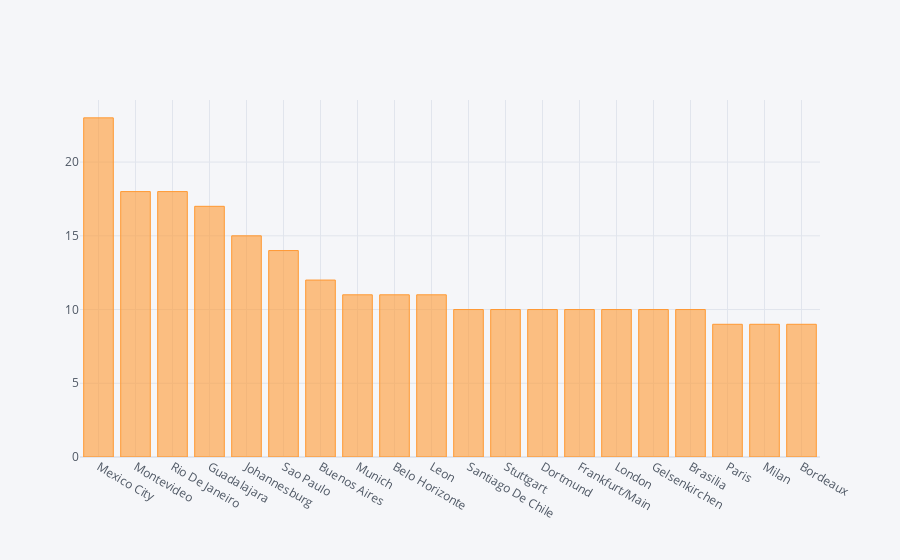

Notebook cell for this chart:
### Code cell
matches['City'].value_counts()[:20].iplot(kind = 'bar')

### Figure 1 — Plotly figure (JSON) as saved in the notebook; plotly's stock layout.template omitted (floating-point values rounded to 4 significant figures)
{"data": [{"marker": {"color": "rgba(255, 153, 51, 0.6)", "line": {"color": "rgba(255, 153, 51, 1.0)", "width": 1}}, "name": "City", "orientation": "v", "text": "", "type": "bar", "x": ["Mexico City ", "Montevideo ", "Rio De Janeiro ", "Guadalajara ", "Johannesburg ", "Sao Paulo ", "Buenos Aires ", "Munich ", "Belo Horizonte ", "Leon ", "Santiago De Chile ", "Stuttgart ", "Dortmund ", "Frankfurt/Main ", "London ", "Gelsenkirchen ", "Brasilia ", "Paris ", "Milan ", "Bordeaux "], "y": [23, 18, 18, 17, 15, 14, 12, 11, 11, 11, 10, 10, 10, 10, 10, 10, 10, 9, 9, 9]}], "layout": {"legend": {"bgcolor": "#F5F6F9", "font": {"color": "#4D5663"}}, "paper_bgcolor": "#F5F6F9", "plot_bgcolor": "#F5F6F9", "title": {"font": {"color": "#4D5663"}}, "xaxis": {"gridcolor": "#E1E5ED", "showgrid": true, "tickfont": {"color": "#4D5663"}, "title": {"font": {"color": "#4D5663"}, "text": ""}, "zerolinecolor": "#E1E5ED"}, "yaxis": {"gridcolor": "#E1E5ED", "showgrid": true, "tickfont": {"color": "#4D5663"}, "title": {"font": {"color": "#4D5663"}, "text": ""}, "zerolinecolor": "#E1E5ED"}}}
